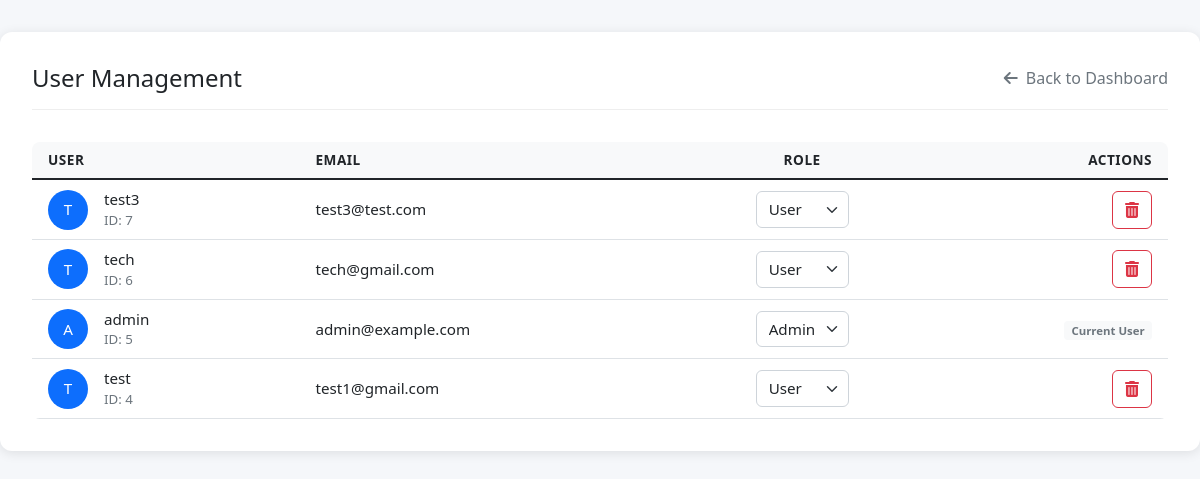
Page /manage_users.php (signed in) on the committed database.
### tables this page shows
CREATE TABLE `users` (
  `id` int(11) NOT NULL,
  `username` varchar(50) NOT NULL,
  `email` varchar(100) NOT NULL,
  `password` varchar(255) NOT NULL,
  `role` enum('user','admin') DEFAULT 'user',
  `created_at` timestamp NOT NULL DEFAULT current_timestamp()
);

### manage_users.php (the view, shortened to what this page needs)
<?php
include 'config.php';
$usersPerPage = 10;
$page = isset($_GET['page']) && is_numeric($_GET['page']) ? (int)$_GET['page'] : 1;
$page = max($page, 1);
$offset = ($page - 1) * $usersPerPage;
$stmt = $pdo->prepare("SELECT id, username, email, role FROM users ORDER BY id DESC LIMIT :limit OFFSET :offset");
$stmt->bindValue(':limit', $usersPerPage, PDO::PARAM_INT);
$stmt->bindValue(':offset', $offset, PDO::PARAM_INT);
$stmt->execute();
$users = $stmt->fetchAll(PDO::FETCH_ASSOC);
?>
<!DOCTYPE html>
<html lang="en">
<head>
    <link href="https://cdn.jsdelivr.net/npm/bootstrap@5.1.3/dist/css/bootstrap.min.css" rel="stylesheet">
    <link rel="stylesheet" href="https://cdnjs.cloudflare.com/ajax/libs/font-awesome/6.0.0/css/all.min.css">
</head>
<body>
<div class="dashboard-container">
    <div class="page-header">
        <h2 class="h4 mb-0">User Management</h2>
        <a href="admin_dashboard.php" class="back-button">
            <i class="fas fa-arrow-left"></i>
            <span>Back to Dashboard</span>
        </a>
    </div>
    <?php if (count($users) > 0): ?>
        <div class="table-responsive">
            <table class="table table-hover mb-0">
                <thead>
                    <tr>
                        <th class="ps-3">User</th>
                        <th>Email</th>
                        <th class="text-center">Role</th>
                        <th class="text-end pe-3">Actions</th>
                    </tr>
                </thead>
                <tbody>
                    <?php foreach ($users as $user): ?>
                        <tr>
                            <td class="ps-3">
                                <div class="d-flex align-items-center">
                                    <div class="avatar-circle bg-primary text-white rounded-circle d-flex align-items-center justify-content-center" style="width: 40px; height: 40px;">
                                        <?php echo strtoupper(substr($user['username'], 0, 1)); ?>
                                    </div>
                                    <div class="ms-3">
                                        <div class="fw-medium"><?php echo htmlspecialchars($user['username']); ?></div>
                                        <div class="text-muted small">ID: <?php echo $user['id']; ?></div>
                                    </div>
                                </div>
                            </td>
                            <td class="align-middle"><?php echo htmlspecialchars($user['email']); ?></td>
                            <td class="text-center align-middle">
                                <form method="POST" action="manage_users.php" class="d-inline-block">
                                    <select name="role" class="role-select form-select form-select-sm" onchange="this.form.submit()" style="width: auto;">
                                        <option value="user" <?php echo $user['role'] === 'user' ? 'selected' : ''; ?>>User</option>
                                        <option value="admin" <?php echo $user['role'] === 'admin' ? 'selected' : ''; ?>>Admin</option>
                                    </select>
                                </form>
                            </td>
                            <td class="text-end pe-3">
                                <?php if ($user['id'] != $_SESSION['user_id']): ?>
                                    <form method="POST" action="manage_users.php" class="d-inline-block">
                                        <button type="submit" name="delete_user" class="btn btn-action btn-delete"
                                                onclick="return confirm('Are you sure you want to delete this user? This action cannot be undone.');">
                                            <i class="fas fa-trash-alt"></i>
                                        </button>
                                    </form>
                                <?php else: ?>
                                    <span class="badge bg-light text-muted">Current User</span>
                                <?php endif; ?>
                            </td>
                        </tr>
                    <?php endforeach; ?>
                </tbody>
            </table>
        </div>
    <?php endif; ?>
</div>
</body>
</html>

### manage_users.php (style rules this page uses)
:root { --primary-color: #4a90e2; --danger-color: #dc3545; --success-color: #28a745; }
body { background-color: #f5f7fa; }
.dashboard-container { max-width: 1200px; margin: 2rem auto; padding: 2rem; background: white; border-radius: 12px; box-shadow: 0 2px 12px rgba(0, 0, 0, 0.1); }
.page-header { display: flex; justify-content: space-between; align-items: center; margin-bottom: 2rem; padding-bottom: 1rem; border-bottom: 1px solid #eee; }
.table { background: white; border-radius: 8px; overflow: hidden; }
.table th { background-color: #f8f9fa; font-weight: 600; text-transform: uppercase; font-size: 0.85rem; letter-spacing: 0.5px; }
.table td { vertical-align: middle; font-size: 0.95rem; }
.btn-action { padding: 0.375rem 0.75rem; border-radius: 6px; transition: all 0.2s; }
.btn-delete { background-color: #fff; border: 1px solid var(--danger-color); color: var(--danger-color); }
.role-select { border: 1px solid #ced4da; border-radius: 6px; padding: 0.375rem 2rem 0.375rem 0.75rem; font-size: 0.95rem; background-position: right 0.5rem center; }
.back-button { display: inline-flex; align-items: center; gap: 0.5rem; color: #6c757d; text-decoration: none; transition: color 0.2s; }

### rows in the picture
users: username "T", username "test3", id "7", email "test3@test.com", role "User"
users: username "T", username "tech", id "6", email "tech@gmail.com", role "User"
users: username "A", username "admin", id "5", email "admin@example.com", role "Admin", shows "Current User"
users: username "T", username "test", id "4", email "test1@gmail.com", role "User"
